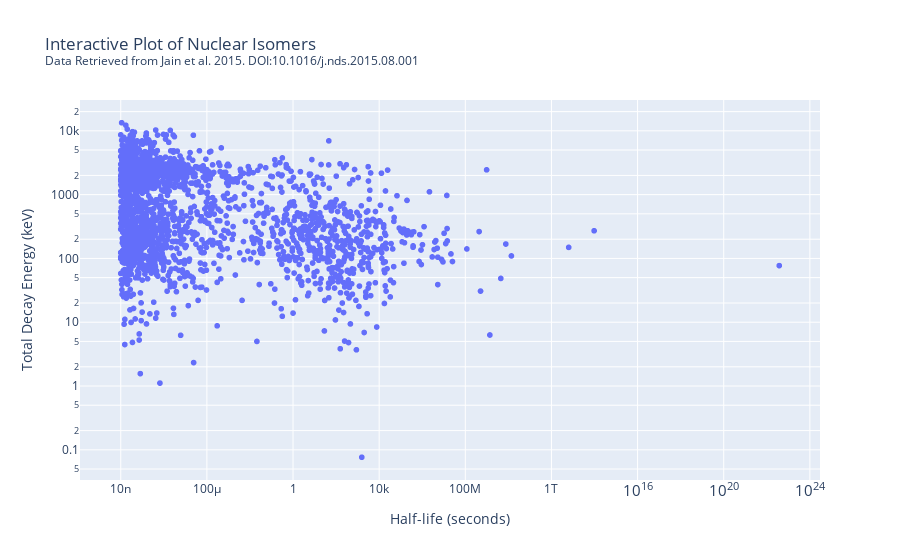

Write notebook code for a chart like this one.
### Code cell
px.scatter(df, x = "Half-life (seconds)", y = "Total Decay Energy (keV)", 
    hover_name = "Isotope", log_x = True, log_y = True, 
    title=("Interactive Plot of Nuclear Isomers<br>" +
    "<sup>Data Retrieved from Jain et al. 2015. " + 
    "<a href=doi.org/10.1016/j.nds.2015.08.001>" + 
    "DOI:10.1016/j.nds.2015.08.001</a></sup>"))

### Figure 1 — Plotly figure (JSON) as saved in the notebook; plotly's stock layout.template omitted (floating-point values rounded to 4 significant figures; data arrays with more than 128 entries replaced by an {"elided": "..."} marker saying what was removed)
{"data": [{"hovertemplate": "<b>%{hovertext}</b><br><br>Half-life (seconds)=%{x}<br>Total Decay Energy (keV)=%{y}<extra></extra>", "hovertext": {"elided": "2007 str values"}, "legendgroup": "", "marker": {"color": "#636efa", "symbol": "circle"}, "mode": "markers", "name": "", "showlegend": false, "type": "scattergl", "x": {"elided": "2007 float values"}, "xaxis": "x", "y": {"elided": "2007 float values"}, "yaxis": "y"}], "layout": {"legend": {"tracegroupgap": 0}, "title": {"text": "Interactive Plot of Nuclear Isomers<br><sup>Data Retrieved from Jain et al. 2015. <a href=doi.org/10.1016/j.nds.2015.08.001>DOI:10.1016/j.nds.2015.08.001</a></sup>"}, "xaxis": {"anchor": "y", "domain": [0, 1], "title": {"text": "Half-life (seconds)"}, "type": "log"}, "yaxis": {"anchor": "x", "domain": [0, 1], "title": {"text": "Total Decay Energy (keV)"}, "type": "log"}}}
